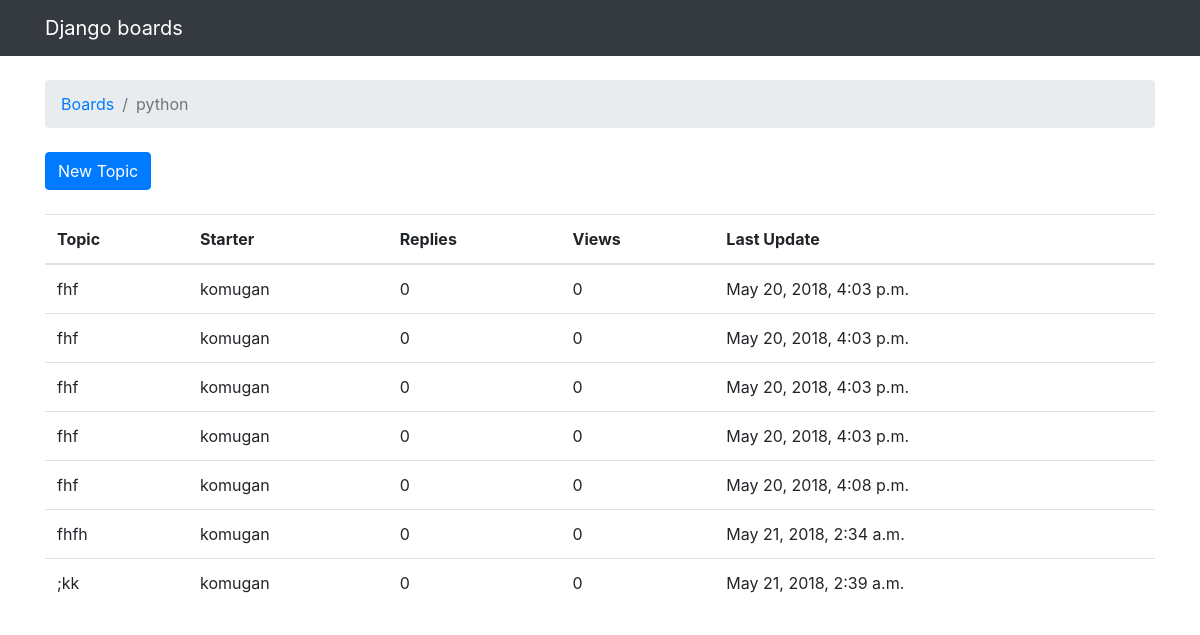
The app's page /boards/1/ with its own data.
### boards/models.py (models this page shows, shortened)
class Board(models.Model):
	name= models.CharField(max_length=30,unique=True)
	description=models.CharField(max_length=100)

class Topic(models.Model):
	subject=models.CharField(max_length=255)
	last_updated=models.DateTimeField(auto_now_add=True)
	board=models.ForeignKey(Board,related_name='topics',on_delete=models.CASCADE)
	starter=models.ForeignKey(User,related_name='topics',on_delete=models.CASCADE)

### boards/views.py (the view)
# urls.py: path('boards/<pk>/', views.board_topics, name='board_topics'),
def board_topics(request,pk):
	try:
		board=Board.objects.get(pk=pk)
	except Board.DoesNotExist:
		raise Http404
	return render(request, 'topics.html',{'board':board})

### templates/topics.html (shortened to what this page needs)
{% extends 'base.html' %}
{% block breadcrumb %}
	<li class="breadcrumb-item"><a href="{% url 'home' %}">Boards</a></li>
	<li class="breadcrumb-item active">{{board.name}}</li>
{% endblock %}
{% block content %}
	<div class="mb-4">
		<a href="{% url 'new_topic' board.pk %}" class="btn btn-primary">New Topic</a>
	</div>
	<table class="table">
		<thead class="thead-inverse">
			<tr>
				<th>Topic</th>
				<th>Starter</th>
				<th>Replies</th>
				<th>Views</th>
				<th>Last Update</th>
			</tr>
		</thead>
		<body>
			{% for topic in board.topics.all %}
				<tr>
					<td>{{topic.subject}}</td>
					<td>{{topic.starter.username}}</td>
					<td>0</td>
					<td>0</td>
					<td>{{topic.last_updated}}</td>
				</tr>
			{% endfor %}
		</body>
	</table>
{% endblock %}

### records on screen
Board: name "python"
Topic: subject "fhf", starter.username "komugan", last_updated "May 20, 2018, 4:03 p.m."
Topic: subject "fhf", starter.username "komugan", last_updated "May 20, 2018, 4:03 p.m."
Topic: subject "fhf", starter.username "komugan", last_updated "May 20, 2018, 4:03 p.m."
Topic: subject "fhf", starter.username "komugan", last_updated "May 20, 2018, 4:03 p.m."
Topic: subject "fhf", starter.username "komugan", last_updated "May 20, 2018, 4:08 p.m."
Topic: subject "fhfh", starter.username "komugan", last_updated "May 21, 2018, 2:34 a.m."
Topic: subject ";kk", starter.username "komugan", last_updated "May 21, 2018, 2:39 a.m."
